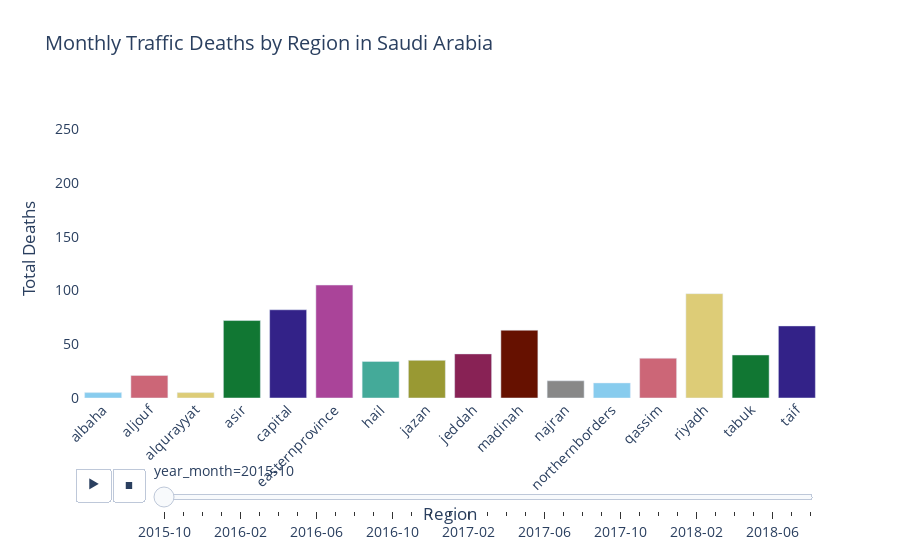

Notebook code for this chart:
### Code cell
# ============================================================
# 📦 Install plotly if needed
# ============================================================
# !pip install plotly

import pandas as pd
import plotly.express as px

# ============================================================
# 1️⃣ Prepare Data
# ============================================================
df['gregorian_date'] = pd.to_datetime(df['gregorian_date'])
df['year_month'] = df['gregorian_date'].dt.to_period('M').astype(str)

# Group by month and region_name
grouped = df.groupby(['year_month', 'region_name'])['total_deaths'].sum().reset_index()

# ============================================================
# 2️⃣ Create Plotly Animation
# ============================================================
fig = px.bar(
    grouped,
    x='region_name',
    y='total_deaths',
    color='region_name',
    animation_frame='year_month',
    range_y=[0, grouped['total_deaths'].max() + 5],
    labels={'total_deaths':'Total Deaths', 'region_name':'Region'},
    title='Monthly Traffic Deaths by Region in Saudi Arabia',
    color_discrete_sequence=px.colors.qualitative.Safe
)

fig.update_layout(
    xaxis=dict(type='category', tickangle=-45),
    plot_bgcolor='white',
    font=dict(size=14),
    showlegend=False
)

# ============================================================
# 3️⃣ Display Animation
# ============================================================
fig.show()

# ============================================================
# 4️⃣ Export as HTML (GIF direct export not supported natively)
# ============================================================
# fig.write_html("monthly_deaths_animation.html")

### Figure 1 — Plotly figure (JSON) as saved in the notebook; plotly's stock layout.template omitted (floating-point values rounded to 4 significant figures)
{"data": [{"alignmentgroup": "True", "hovertemplate": "Region=%{x}<br>year_month=2015-10<br>Total Deaths=%{y}<extra></extra>", "legendgroup": "albaha", "marker": {"color": "rgb(136, 204, 238)", "pattern": {"shape": ""}}, "name": "albaha", "offsetgroup": "albaha", "orientation": "v", "showlegend": true, "textposition": "auto", "type": "bar", "x": ["albaha"], "xaxis": "x", "y": [5], "yaxis": "y"}, {"alignmentgroup": "True", "hovertemplate": "Region=%{x}<br>year_month=2015-10<br>Total Deaths=%{y}<extra></extra>", "legendgroup": "aljouf", "marker": {"color": "rgb(204, 102, 119)", "pattern": {"shape": ""}}, "name": "aljouf", "offsetgroup": "aljouf", "orientation": "v", "showlegend": true, "textposition": "auto", "type": "bar", "x": ["aljouf"], "xaxis": "x", "y": [21], "yaxis": "y"}, {"alignmentgroup": "True", "hovertemplate": "Region=%{x}<br>year_month=2015-10<br>Total Deaths=%{y}<extra></extra>", "legendgroup": "alqurayyat", "marker": {"color": "rgb(221, 204, 119)", "pattern": {"shape": ""}}, "name": "alqurayyat", "offsetgroup": "alqurayyat", "orientation": "v", "showlegend": true, "textposition": "auto", "type": "bar", "x": ["alqurayyat"], "xaxis": "x", "y": [5], "yaxis": "y"}, {"alignmentgroup": "True", "hovertemplate": "Region=%{x}<br>year_month=2015-10<br>Total Deaths=%{y}<extra></extra>", "legendgroup": "asir", "marker": {"color": "rgb(17, 119, 51)", "pattern": {"shape": ""}}, "name": "asir", "offsetgroup": "asir", "orientation": "v", "showlegend": true, "textposition": "auto", "type": "bar", "x": ["asir"], "xaxis": "x", "y": [72], "yaxis": "y"}, {"alignmentgroup": "True", "hovertemplate": "Region=%{x}<br>year_month=2015-10<br>Total Deaths=%{y}<extra></extra>", "legendgroup": "capital", "marker": {"color": "rgb(51, 34, 136)", "pattern": {"shape": ""}}, "name": "capital", "offsetgroup": "capital", "orientation": "v", "showlegend": true, "textposition": "auto", "type": "bar", "x": ["capital"], "xaxis": "x", "y": [82], "yaxis": "y"}, {"alignmentgroup": "True", "hovertemplate": "Region=%{x}<br>year_month=2015-10<br>Total Deaths=%{y}<extra></extra>", "legendgroup": "easternprovince", "marker": {"color": "rgb(170, 68, 153)", "pattern": {"shape": ""}}, "name": "easternprovince", "offsetgroup": "easternprovince", "orientation": "v", "showlegend": true, "textposition": "auto", "type": "bar", "x": ["easternprovince"], "xaxis": "x", "y": [105], "yaxis": "y"}, {"alignmentgroup": "True", "hovertemplate": "Region=%{x}<br>year_month=2015-10<br>Total Deaths=%{y}<extra></extra>", "legendgroup": "hail", "marker": {"color": "rgb(68, 170, 153)", "pattern": {"shape": ""}}, "name": "hail", "offsetgroup": "hail", "orientation": "v", "showlegend": true, "textposition": "auto", "type": "bar", "x": ["hail"], "xaxis": "x", "y": [34], "yaxis": "y"}, {"alignmentgroup": "True", "hovertemplate": "Region=%{x}<br>year_month=2015-10<br>Total Deaths=%{y}<extra></extra>", "legendgroup": "jazan", "marker": {"color": "rgb(153, 153, 51)", "pattern": {"shape": ""}}, "name": "jazan", "offsetgroup": "jazan", "orientation": "v", "showlegend": true, "textposition": "auto", "type": "bar", "x": ["jazan"], "xaxis": "x", "y": [35], "yaxis": "y"}, {"alignmentgroup": "True", "hovertemplate": "Region=%{x}<br>year_month=2015-10<br>Total Deaths=%{y}<extra></extra>", "legendgroup": "jeddah", "marker": {"color": "rgb(136, 34, 85)", "pattern": {"shape": ""}}, "name": "jeddah", "offsetgroup": "jeddah", "orientation": "v", "showlegend": true, "textposition": "auto", "type": "bar", "x": ["jeddah"], "xaxis": "x", "y": [41], "yaxis": "y"}, {"alignmentgroup": "True", "hovertemplate": "Region=%{x}<br>year_month=2015-10<br>Total Deaths=%{y}<extra></extra>", "legendgroup": "madinah", "marker": {"color": "rgb(102, 17, 0)", "pattern": {"shape": ""}}, "name": "madinah", "offsetgroup": "madinah", "orientation": "v", "showlegend": true, "textposition": "auto", "type": "bar", "x": ["madinah"], "xaxis": "x", "y": [63], "yaxis": "y"}, {"alignmentgroup": "True", "hovertemplate": "Region=%{x}<br>year_month=2015-10<br>Total Deaths=%{y}<extra></extra>", "legendgroup": "najran", "marker": {"color": "rgb(136, 136, 136)", "pattern": {"shape": ""}}, "name": "najran", "offsetgroup": "najran", "orientation": "v", "showlegend": true, "textposition": "auto", "type": "bar", "x": ["najran"], "xaxis": "x", "y": [16], "yaxis": "y"}, {"alignmentgroup": "True", "hovertemplate": "Region=%{x}<br>year_month=2015-10<br>Total Deaths=%{y}<extra></extra>", "legendgroup": "northernborders", "marker": {"color": "rgb(136, 204, 238)", "pattern": {"shape": ""}}, "name": "northernborders", "offsetgroup": "northernborders", "orientation": "v", "showlegend": true, "textposition": "auto", "type": "bar", "x": ["northernborders"], "xaxis": "x", "y": [14], "yaxis": "y"}, {"alignmentgroup": "True", "hovertemplate": "Region=%{x}<br>year_month=2015-10<br>Total Deaths=%{y}<extra></extra>", "legendgroup": "qassim", "marker": {"color": "rgb(204, 102, 119)", "pattern": {"shape": ""}}, "name": "qassim", "offsetgroup": "qassim", "orientation": "v", "showlegend": true, "textposition": "auto", "type": "bar", "x": ["qassim"], "xaxis": "x", "y": [37], "yaxis": "y"}, {"alignmentgroup": "True", "hovertemplate": "Region=%{x}<br>year_month=2015-10<br>Total Deaths=%{y}<extra></extra>", "legendgroup": "riyadh", "marker": {"color": "rgb(221, 204, 119)", "pattern": {"shape": ""}}, "name": "riyadh", "offsetgroup": "riyadh", "orientation": "v", "showlegend": true, "textposition": "auto", "type": "bar", "x": ["riyadh"], "xaxis": "x", "y": [97], "yaxis": "y"}, {"alignmentgroup": "True", "hovertemplate": "Region=%{x}<br>year_month=2015-10<br>Total Deaths=%{y}<extra></extra>", "legendgroup": "tabuk", "marker": {"color": "rgb(17, 119, 51)", "pattern": {"shape": ""}}, "name": "tabuk", "offsetgroup": "tabuk", "orientation": "v", "showlegend": true, "textposition": "auto", "type": "bar", "x": ["tabuk"], "xaxis": "x", "y": [40], "yaxis": "y"}, {"alignmentgroup": "True", "hovertemplate": "Region=%{x}<br>year_month=2015-10<br>Total Deaths=%{y}<extra></extra>", "legendgroup": "taif", "marker": {"color": "rgb(51, 34, 136)", "pattern": {"shape": ""}}, "name": "taif", "offsetgroup": "taif", "orientation": "v", "showlegend": true, "textposition": "auto", "type": "bar", "x": ["taif"], "xaxis": "x", "y": [67], "yaxis": "y"}], "layout": {"barmode": "relative", "font": {"size": 14}, "legend": {"title": {"text": "Region"}, "tracegroupgap": 0}, "plot_bgcolor": "white", "showlegend": false, "sliders": [{"active": 0, "currentvalue": {"prefix": "year_month="}, "len": 0.9, "pad": {"b": 10, "t": 60}, "steps": [{"args": [["2015-10"], {"frame": {"duration": 0, "redraw": true}, "fromcurrent": true, "mode": "immediate", "transition": {"duration": 0, "easing": "linear"}}], "label": "2015-10", "method": "animate"}, {"args": [["2015-11"], {"frame": {"duration": 0, "redraw": true}, "fromcurrent": true, "mode": "immediate", "transition": {"duration": 0, "easing": "linear"}}], "label": "2015-11", "method": "animate"}, {"args": [["2015-12"], {"frame": {"duration": 0, "redraw": true}, "fromcurrent": true, "mode": "immediate", "transition": {"duration": 0, "easing": "linear"}}], "label": "2015-12", "method": "animate"}, {"args": [["2016-01"], {"frame": {"duration": 0, "redraw": true}, "fromcurrent": true, "mode": "immediate", "transition": {"duration": 0, "easing": "linear"}}], "label": "2016-01", "method": "animate"}, {"args": [["2016-02"], {"frame": {"duration": 0, "redraw": true}, "fromcurrent": true, "mode": "immediate", "transition": {"duration": 0, "easing": "linear"}}], "label": "2016-02", "method": "animate"}, {"args": [["2016-03"], {"frame": {"duration": 0, "redraw": true}, "fromcurrent": true, "mode": "immediate", "transition": {"duration": 0, "easing": "linear"}}], "label": "2016-03", "method": "animate"}, {"args": [["2016-04"], {"frame": {"duration": 0, "redraw": true}, "fromcurrent": true, "mode": "immediate", "transition": {"duration": 0, "easing": "linear"}}], "label": "2016-04", "method": "animate"}, {"args": [["2016-05"], {"frame": {"duration": 0, "redraw": true}, "fromcurrent": true, "mode": "immediate", "transition": {"duration": 0, "easing": "linear"}}], "label": "2016-05", "method": "animate"}, {"args": [["2016-06"], {"frame": {"duration": 0, "redraw": true}, "fromcurrent": true, "mode": "immediate", "transition": {"duration": 0, "easing": "linear"}}], "label": "2016-06", "method": "animate"}, {"args": [["2016-07"], {"frame": {"duration": 0, "redraw": true}, "fromcurrent": true, "mode": "immediate", "transition": {"duration": 0, "easing": "linear"}}], "label": "2016-07", "method": "animate"}, {"args": [["2016-08"], {"frame": {"duration": 0, "redraw": true}, "fromcurrent": true, "mode": "immediate", "transition": {"duration": 0, "easing": "linear"}}], "label": "2016-08", "method": "animate"}, {"args": [["2016-09"], {"frame": {"duration": 0, "redraw": true}, "fromcurrent": true, "mode": "immediate", "transition": {"duration": 0, "easing": "linear"}}], "label": "2016-09", "method": "animate"}, {"args": [["2016-10"], {"frame": {"duration": 0, "redraw": true}, "fromcurrent": true, "mode": "immediate", "transition": {"duration": 0, "easing": "linear"}}], "label": "2016-10", "method": "animate"}, {"args": [["2016-11"], {"frame": {"duration": 0, "redraw": true}, "fromcurrent": true, "mode": "immediate", "transition": {"duration": 0, "easing": "linear"}}], "label": "2016-11", "method": "animate"}, {"args": [["2016-12"], {"frame": {"duration": 0, "redraw": true}, "fromcurrent": true, "mode": "immediate", "transition": {"duration": 0, "easing": "linear"}}], "label": "2016-12", "method": "animate"}, {"args": [["2017-01"], {"frame": {"duration": 0, "redraw": true}, "fromcurrent": true, "mode": "immediate", "transition": {"duration": 0, "easing": "linear"}}], "label": "2017-01", "method": "animate"}, {"args": [["2017-02"], {"frame": {"duration": 0, "redraw": true}, "fromcurrent": true, "mode": "immediate", "transition": {"duration": 0, "easing": "linear"}}], "label": "2017-02", "method": "animate"}, {"args": [["2017-03"], {"frame": {"duration": 0, "redraw": true}, "fromcurrent": true, "mode": "immediate", "transition": {"duration": 0, "easing": "linear"}}], "label": "2017-03", "method": "animate"}, {"args": [["2017-04"], {"frame": {"duration": 0, "redraw": true}, "fromcurrent": true, "mode": "immediate", "transition": {"duration": 0, "easing": "linear"}}], "label": "2017-04", "method": "animate"}, {"args": [["2017-05"], {"frame": {"duration": 0, "redraw": true}, "fromcurrent": true, "mode": "immediate", "transition": {"duration": 0, "easing": "linear"}}], "label": "2017-05", "method": "animate"}, {"args": [["2017-06"], {"frame": {"duration": 0, "redraw": true}, "fromcurrent": true, "mode": "immediate", "transition": {"duration": 0, "easing": "linear"}}], "label": "2017-06", "method": "animate"}, {"args": [["2017-07"], {"frame": {"duration": 0, "redraw": true}, "fromcurrent": true, "mode": "immediate", "transition": {"duration": 0, "easing": "linear"}}], "label": "2017-07", "method": "animate"}, {"args": [["2017-08"], {"frame": {"duration": 0, "redraw": true}, "fromcurrent": true, "mode": "immediate", "transition": {"duration": 0, "easing": "linear"}}], "label": "2017-08", "method": "animate"}, {"args": [["2017-09"], {"frame": {"duration": 0, "redraw": true}, "fromcurrent": true, "mode": "immediate", "transition": {"duration": 0, "easing": "linear"}}], "label": "2017-09", "method": "animate"}, {"args": [["2017-10"], {"frame": {"duration": 0, "redraw": true}, "fromcurrent": true, "mode": "immediate", "transition": {"duration": 0, "easing": "linear"}}], "label": "2017-10", "method": "animate"}, {"args": [["2017-11"], {"frame": {"duration": 0, "redraw": true}, "fromcurrent": true, "mode": "immediate", "transition": {"duration": 0, "easing": "linear"}}], "label": "2017-11", "method": "animate"}, {"args": [["2017-12"], {"frame": {"duration": 0, "redraw": true}, "fromcurrent": true, "mode": "immediate", "transition": {"duration": 0, "easing": "linear"}}], "label": "2017-12", "method": "animate"}, {"args": [["2018-01"], {"frame": {"duration": 0, "redraw": true}, "fromcurrent": true, "mode": "immediate", "transition": {"duration": 0, "easing": "linear"}}], "label": "2018-01", "method": "animate"}, {"args": [["2018-02"], {"frame": {"duration": 0, "redraw": true}, "fromcurrent": true, "mode": "immediate", "transition": {"duration": 0, "easing": "linear"}}], "label": "2018-02", "method": "animate"}, {"args": [["2018-03"], {"frame": {"duration": 0, "redraw": true}, "fromcurrent": true, "mode": "immediate", "transition": {"duration": 0, "easing": "linear"}}], "label": "2018-03", "method": "animate"}, {"args": [["2018-04"], {"frame": {"duration": 0, "redraw": true}, "fromcurrent": true, "mode": "immediate", "transition": {"duration": 0, "easing": "linear"}}], "label": "2018-04", "method": "animate"}, {"args": [["2018-05"], {"frame": {"duration": 0, "redraw": true}, "fromcurrent": true, "mode": "immediate", "transition": {"duration": 0, "easing": "linear"}}], "label": "2018-05", "method": "animate"}, {"args": [["2018-06"], {"frame": {"duration": 0, "redraw": true}, "fromcurrent": true, "mode": "immediate", "transition": {"duration": 0, "easing": "linear"}}], "label": "2018-06", "method": "animate"}, {"args": [["2018-07"], {"frame": {"duration": 0, "redraw": true}, "fromcurrent": true, "mode": "immediate", "transition": {"duration": 0, "easing": "linear"}}], "label": "2018-07", "method": "animate"}, {"args": [["2018-08"], {"frame": {"duration": 0, "redraw": true}, "fromcurrent": true, "mode": "immediate", "transition": {"duration": 0, "easing": "linear"}}], "label": "2018-08", "method": "animate"}], "x": 0.1, "xanchor": "left", "y": 0, "yanchor": "top"}], "title": {"text": "Monthly Traffic Deaths by Region in Saudi Arabia"}, "updatemenus": [{"buttons": [{"args": [null, {"frame": {"duration": 500, "redraw": true}, "fromcurrent": true, "mode": "immediate", "transition": {"duration": 500, "easing": "linear"}}], "label": "&#9654;", "method": "animate"}, {"args": [[null], {"frame": {"duration": 0, "redraw": true}, "fromcurrent": true, "mode": "immediate", "transition": {"duration": 0, "easing": "linear"}}], "label": "&#9724;", "method": "animate"}], "direction": "left", "pad": {"r": 10, "t": 70}, "showactive": false, "type": "buttons", "x": 0.1, "xanchor": "right", "y": 0, "yanchor": "top"}], "xaxis": {"anchor": "y", "categoryarray": ["albaha", "aljouf", "alqurayyat", "asir", "capital", "easternprovince", "hail", "jazan", "jeddah", "madinah", "najran", "northernborders", "qassim", "riyadh", "tabuk", "taif"], "categoryorder": "array", "domain": [0, 1], "tickangle": -45, "title": {"text": "Region"}, "type": "category"}, "yaxis": {"anchor": "x", "domain": [0, 1], "range": [0, 277], "title": {"text": "Total Deaths"}}}}
